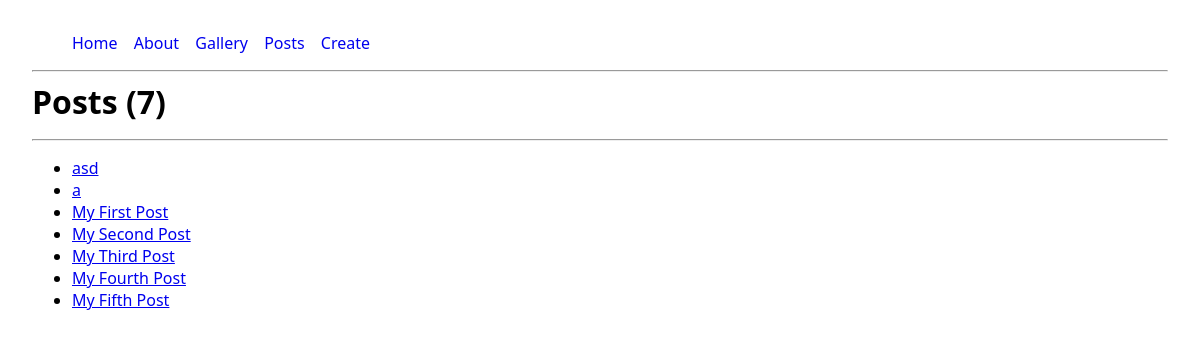
The app's page /posts/, older data.
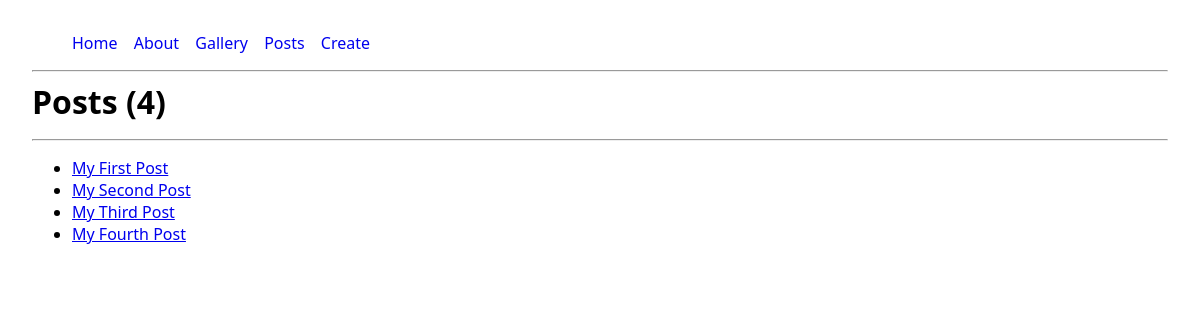
The same page, newer data.
### pages/models.py (models this page shows, shortened)
class Post (models.Model):
    title = models.CharField(max_length=100, validators=[MinLengthValidator(3)])
    body = models.TextField(validators=[MinLengthValidator(10)])
    created_at = models.DateTimeField(auto_now_add=True)
    class Meta:
        ordering = ['-created_at']
        constraints = [models.UniqueConstraint(fields=['title'], name='unique_post_title')]

### pages/views.py (the view)
# urls.py: path('posts/', views.post_list, name='post_list'),
def post_list(request):
    posts = Post.objects.all().prefetch_related('comments')
    return render(request, 'post_list.html', {'posts': posts})

### pages/templates/post_list.html (shortened to what this page needs)
{% extends 'base.html' %}
{% block content %}
 <h1>Posts ({{ posts.count }})</h1>
<hr>
 <ul>
   {% for post in posts %}
      <li>
         <a href="{% url 'post_view' post.pk %}">{{ post.title }}</a>
      </li>
   {% empty %}
      <p>No post yet.</p>
   {% endfor %}
 </ul>
{% endblock %}

### pages/templates/base.html (shortened to what this page needs)
<!DOCTYPE html>
<html lang="en">
<head>
    {% load static %}
    <link rel="stylesheet" href="{% static 'css/site.css' %}">
</head>
<body>
    <nav>
        <ul>
           <a href="{% url "home" %}">Home</a>
           <a href="{% url "about" %}">About</a>
           <a href="{% url "gallery" %}">Gallery</a>
           <a href="{% url "post_list" %}">Posts</a>
           <a href="{% url "post_create" %}">Create</a>
        </ul>
    </nav>
    <hr>
    <main>
        {% block content %}{% endblock content %}
    </main>
</body>
</html>

### pages/static/css/site.css (style rules this page uses)
body { margin: 2rem; font-family: system-ui, Arial, sans-serif; }
nav a { margin-right: .75rem; text-decoration: none; }
h1 { margin: 0 0 1rem; }

Row changes from the older to the newer data that the page shows:
removed Post: title "asd"
removed Post: title "a"
removed Post: title "My Fifth Post"
Text that changed along with them:
{{ posts.count }}: "7" → "4"
